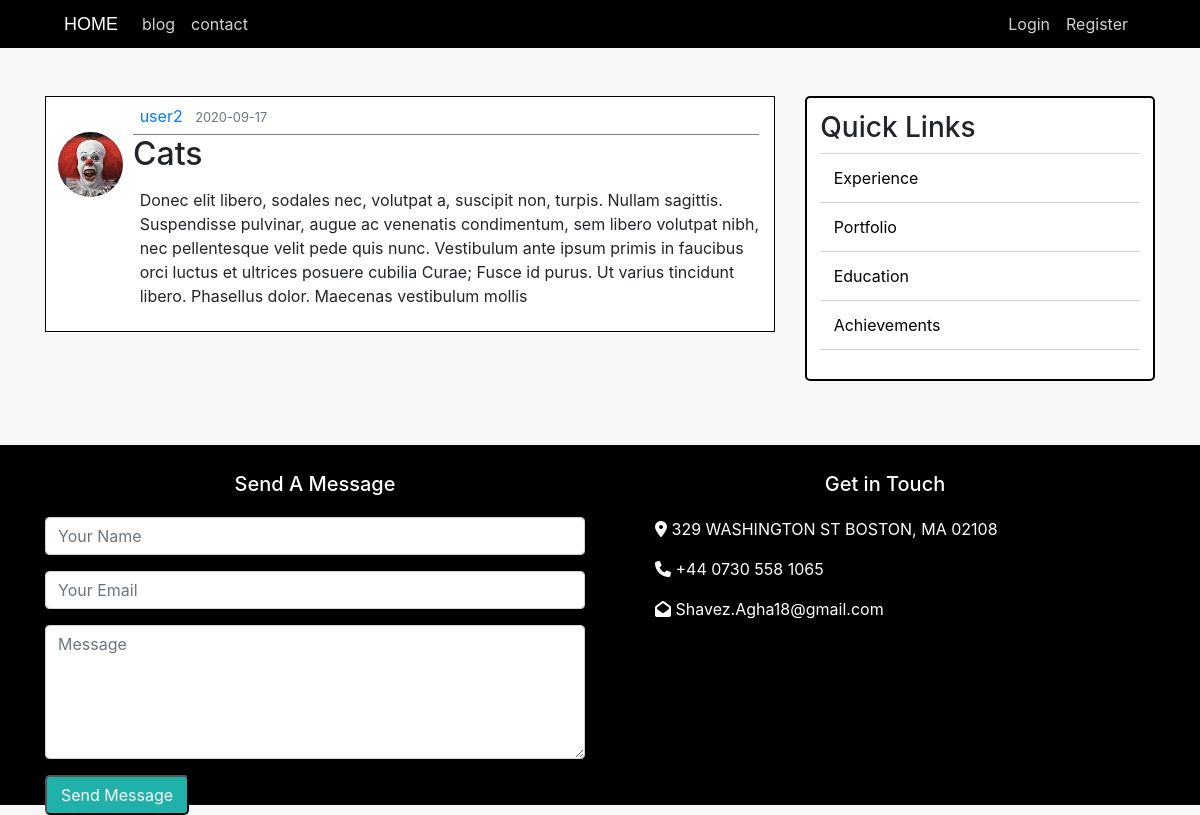
The page /post/14 on the database its author committed.
### portfolio/models.py (models this page shows, shortened)
class User(db.Model, UserMixin):
    id = db.Column(db.Integer, primary_key=True)
    username = db.Column(db.String(20), unique=True, nullable=False)
    email = db.Column(db.String(120), unique=True, nullable=False)
    image_file = db.Column(db.String(20), nullable=False, default='default.jpg')
    password = db.Column(db.String(60), nullable=False)
    posts = db.relationship('Post', backref='author', lazy=True)

class Post(db.Model):
    id = db.Column(db.Integer, primary_key=True)
    title = db.Column(db.String(100), nullable=False)
    date_posted = db.Column(db.DateTime, nullable=False, default=datetime.utcnow)
    content = db.Column(db.Text, nullable=False)
    user_id = db.Column(db.Integer, db.ForeignKey('user.id'), nullable=False)

### portfolio/posts/routes.py (the view)
@posts.route("/post/<int:post_id>") # post_id must be int
def post(post_id): # takes user's post id as parameter
    post = Post.query.get_or_404(post_id) # search if post exist or display 404 error page
    return render_template('main_pages/post.html', post=post)

### portfolio/templates/main_pages/post.html (shortened to what this page needs)
{% extends "base.html" %}
{% block blog %}
    <div class="blog-content col-md-8">
        <article class="media content-section mb-4">
            <img class="rounded-circle article-img" src="{{ url_for('static', filename='profile_pics/' + post.author.image_file) }}">
            <div class="media-body">
                <div class="article-metadata">
                    <a class="mr-2" href="{{ url_for('users.user_posts', username=post.author.username) }}">{{ post.author.username }}</a>
                    <small class="text-muted">{{ post.date_posted.strftime('%Y-%m-%d') }}</small>
                </div>
                <h2 class="article-title">{{ post.title }}</h2>
                <p class="article-content">{{ post.content }}</p>
            </div>
        </article>
    </div>
{% endblock %}

### portfolio/static/main.css (style rules this page uses)
body { background-color: #f7f7f7; }
article { background-color: white; border: 1px black solid; }
.article-img { height: 65px; width: 65px; margin-top: 35px; margin-right: 10px; margin-left: 12px; }
.article-metadata { border-bottom: 1px solid grey; margin-right: 15px; padding: 5pt; }
.article-content { padding: 5pt; }

### rows shown on the page
User: image_file (picture), author.username "user2"
Post: date_posted "2020-09-17", title "Cats", content "Donec elit libero, sodales nec, volutpat a, suscipit non, turpis. Nullam sagittis. Suspendisse pulvinar, augue ac venenatis condimentum, sem libero volutpat nibh, nec pellentesque velit pede quis nunc. Vestibulum ante ipsum primis in faucibus orci luctus et ultrices posuere cubilia Curae; Fusce id purus. Ut varius tincidunt libero. Phasellus dolor. Maecenas vestibulum mollis"
